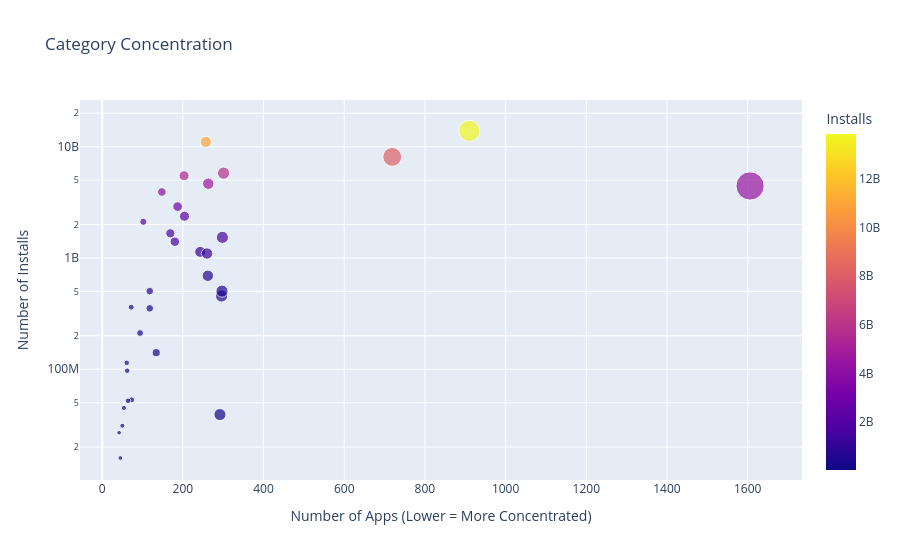

This figure's notebook cell:
### Markdown cell above
The scatter plot maps each category by its number of competing apps (x-axis) against total installs (y-axis), with point size encoding app count and colour encoding install volume. A log y-axis is applied to make the full range readable.

### Code cell
scatter = px.scatter(cat_merged_df,
                     x='number_apps',
                     y='Installs',
                     title="Category Concentration",
                     size="number_apps",
                     hover_name=cat_merged_df.index,
                     color='Installs',)

scatter.update_layout(
    xaxis_title='Number of Apps (Lower = More Concentrated)',
    yaxis_title='Number of Installs',
    yaxis=dict(type='log')
)


scatter.write_image('../../plots/category_concentration_scatter.png', scale=2)
scatter.show()

### Figure 1 — Plotly figure (JSON) as saved in the notebook; plotly's stock layout.template omitted (floating-point values rounded to 4 significant figures)
{"data": [{"hovertemplate": "<b>%{hovertext}</b><br><br>number_apps=%{marker.size}<br>Installs=%{marker.color}<extra></extra>", "hovertext": ["ART_AND_DESIGN", "AUTO_AND_VEHICLES", "BEAUTY", "BOOKS_AND_REFERENCE", "BUSINESS", "COMICS", "COMMUNICATION", "DATING", "EDUCATION", "ENTERTAINMENT", "EVENTS", "FAMILY", "FINANCE", "FOOD_AND_DRINK", "GAME", "HEALTH_AND_FITNESS", "HOUSE_AND_HOME", "LIBRARIES_AND_DEMO", "LIFESTYLE", "MAPS_AND_NAVIGATION", "MEDICAL", "NEWS_AND_MAGAZINES", "PARENTING", "PERSONALIZATION", "PHOTOGRAPHY", "PRODUCTIVITY", "SHOPPING", "SOCIAL", "SPORTS", "TOOLS", "TRAVEL_AND_LOCAL", "VIDEO_PLAYERS", "WEATHER"], "legendgroup": "", "marker": {"color": [114233100, 53129800, 26916200, 1665791655, 692018120, 44931100, 11039241530, 140912410, 352852000, 2113660000, 15949410, 4437554490, 455249400, 211677750, 13858762717, 1134006220, 97082000, 52083000, 503611120, 503267560, 39162676, 2369110650, 31116110, 1532352930, 4649143130, 5788070180, 1400331540, 5487841475, 1096431465, 8099724500, 2894859300, 3916897200, 361096500], "coloraxis": "coloraxis", "size": [61, 73, 42, 169, 262, 54, 257, 134, 118, 102, 45, 1606, 296, 94, 910, 243, 62, 64, 297, 118, 292, 204, 50, 298, 263, 301, 180, 203, 260, 719, 187, 148, 72], "sizemode": "area", "sizeref": 4.015, "symbol": "circle"}, "mode": "markers", "name": "", "orientation": "v", "showlegend": false, "type": "scatter", "x": [61, 73, 42, 169, 262, 54, 257, 134, 118, 102, 45, 1606, 296, 94, 910, 243, 62, 64, 297, 118, 292, 204, 50, 298, 263, 301, 180, 203, 260, 719, 187, 148, 72], "xaxis": "x", "y": [114233100, 53129800, 26916200, 1665791655, 692018120, 44931100, 11039241530, 140912410, 352852000, 2113660000, 15949410, 4437554490, 455249400, 211677750, 13858762717, 1134006220, 97082000, 52083000, 503611120, 503267560, 39162676, 2369110650, 31116110, 1532352930, 4649143130, 5788070180, 1400331540, 5487841475, 1096431465, 8099724500, 2894859300, 3916897200, 361096500], "yaxis": "y"}], "layout": {"coloraxis": {"colorbar": {"title": {"text": "Installs"}}, "colorscale": [[0, "#0d0887"], [0.1111, "#46039f"], [0.2222, "#7201a8"], [0.3333, "#9c179e"], [0.4444, "#bd3786"], [0.5556, "#d8576b"], [0.6667, "#ed7953"], [0.7778, "#fb9f3a"], [0.8889, "#fdca26"], [1, "#f0f921"]]}, "legend": {"itemsizing": "constant", "tracegroupgap": 0}, "title": {"text": "Category Concentration"}, "xaxis": {"anchor": "y", "domain": [0, 1], "title": {"text": "Number of Apps (Lower = More Concentrated)"}}, "yaxis": {"anchor": "x", "domain": [0, 1], "title": {"text": "Number of Installs"}, "type": "log"}}}
